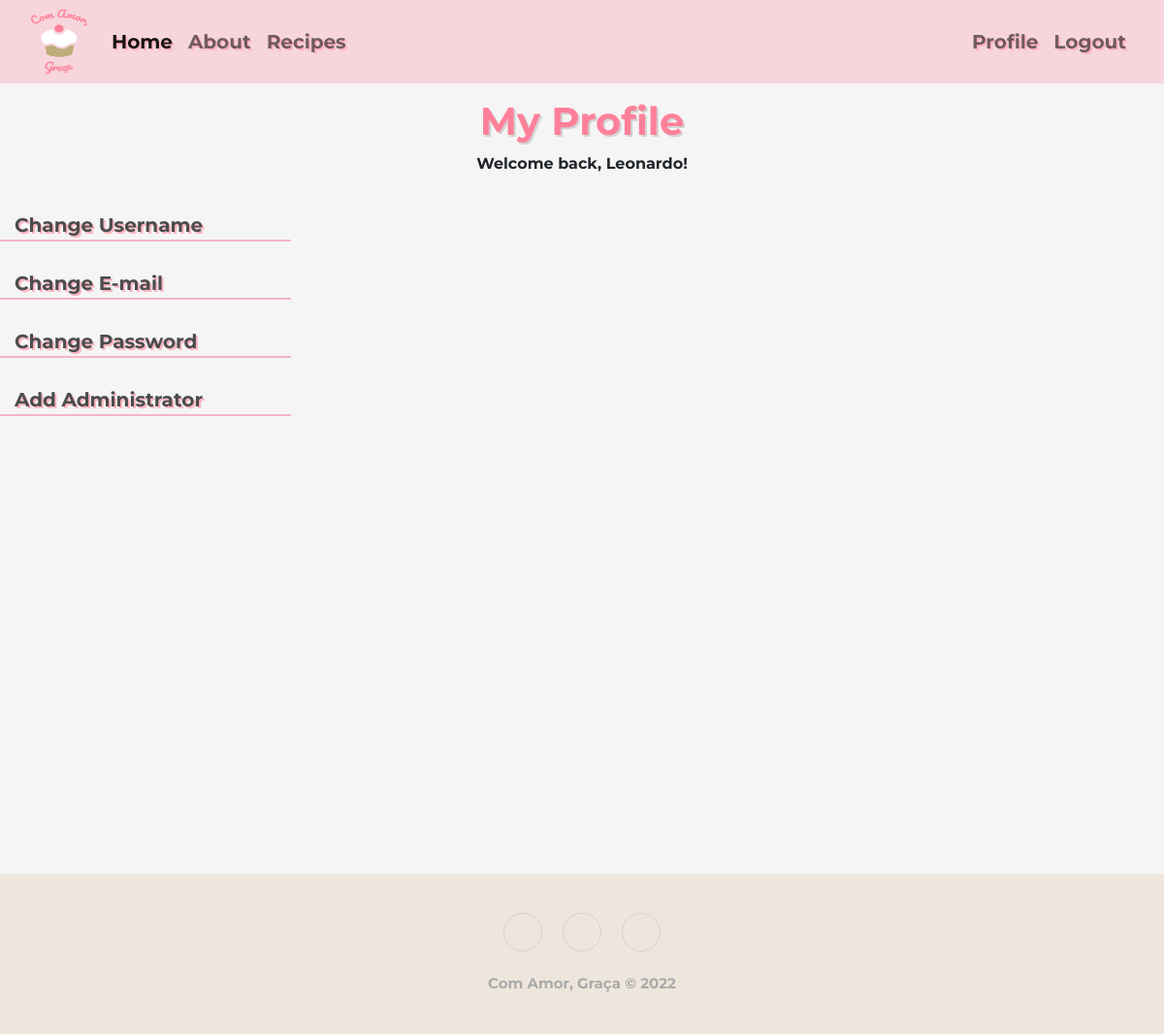
/profile (signed in), run on an earlier commit of the app's database.
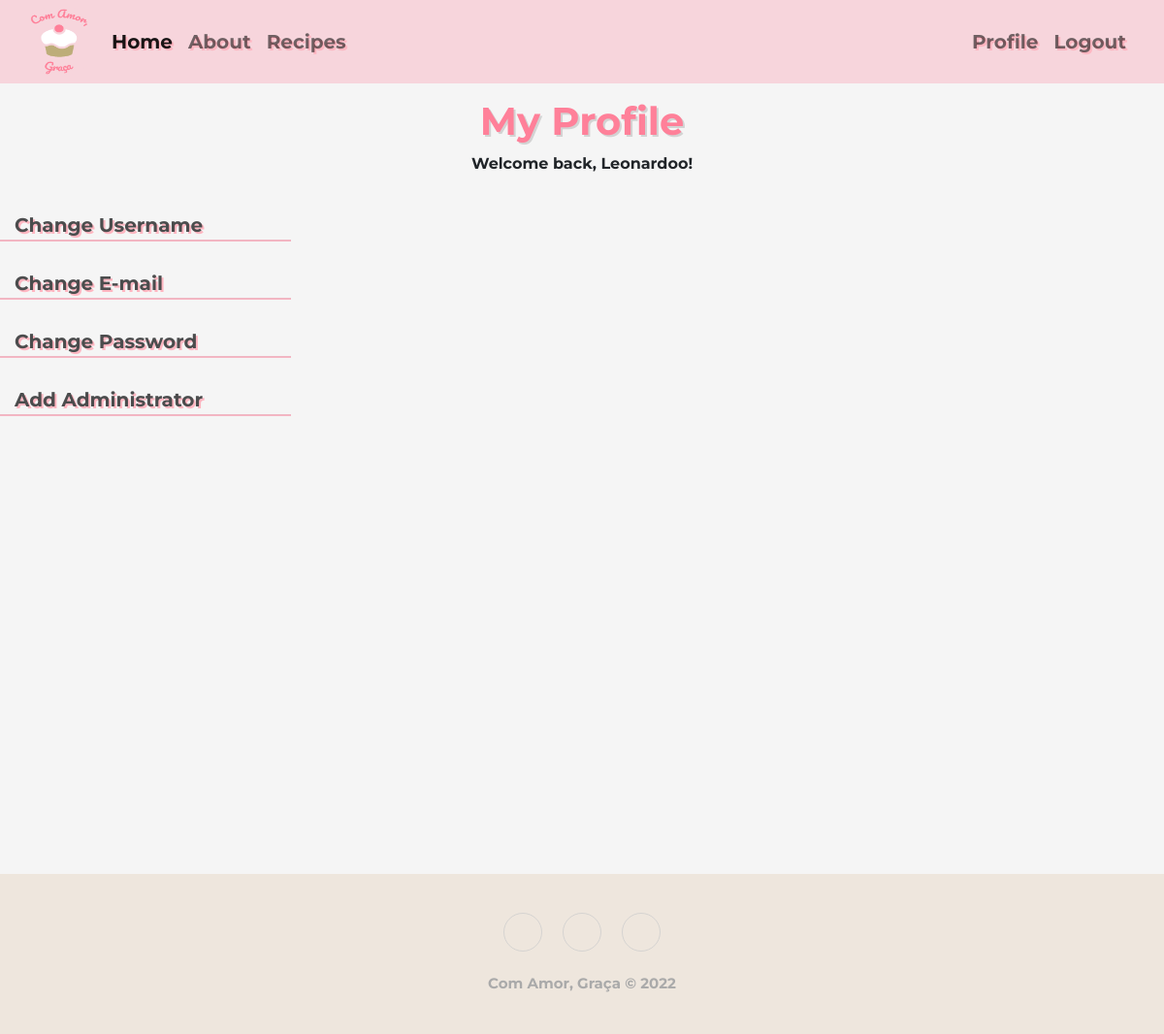
And on a later commit of the database.
### flask_program/models_database.py (models this page shows)
class User(db.Model, UserMixin): #user information
    id = db.Column(db.Integer, primary_key=True)
    adm_bool = db.Column(db.Integer) #For security reasons an Admin can only be added manually at the db. One ADM can add another ADM via website, otherwise it's not possible to create a adm account via register. ADM = 0 means it's not an adm, ADM = 1 means it's adm
    email = db.Column(db.Text, unique=True, nullable=False)
    password = db.Column(db.Text, nullable=False)
    name = db.Column(db.Text, nullable=False)
    posts = db.relationship('Post')

### flask_program/auth.py (the view)
@auth.route('/profile', methods=['GET', 'POST'])
@login_required
def profile():
    id = current_user.id
    user_info = User.query.filter(User.id == id).first()
    post_info = Post.query.filter(Post.user_id == id).all()
    post_thumb = []
    for i in post_info:
        hold = str_to_list(i.filename)
        post_thumb.append(hold[0])
    return render_template('profile.html', user=current_user, user_name=user_info.name, user_email=user_info.email ,my_recipes=post_thumb)

### flask_program/templates/profile.html (shortened to what this page needs)
{% extends "index.html" %}
{% block link %}
<link rel="stylesheet" href="static/profile.css"> {% endblock %}
{% block main %}
<h1>
    <a href="/profile" class="profileTitle">
        My Profile
    </a>
</h1>
<p>Welcome back, {{ user_name }}!</p>
<div class="flexProfile">
	<div class="settingsNav">
		<ul class="nav flex-column">
			<li class="nav-item">
				<button class="nav-link navbar-brand" type="button" id="nameChange">Change Username</button>
			</li>
			<hr class="hrSet">
			<li class="nav-item">
				<button class="nav-link navbar-brand" type="button" id="emailChange">Change E-mail</button>
			</li>
			<hr class="hrSet">
			<li class="nav-item">
				<button class="nav-link navbar-brand" type="button" id="pwChange">Change Password</button>
			</li>
			<hr class="hrSet">
			<li class="nav-item">
				<button class="nav-link navbar-brand" type="button" id="addAdmin">Add Administrator</button>
			</li>
			<hr class="hrSet">
		</ul>
	</div>
	<div class="myProfile" id="myProfile">
	</div>
</div>
{% endblock %}

### flask_program/templates/index.html (shortened to what this page needs)
<!DOCTYPE html>
<html lang="pt-PT">
    <head>
        <link href="https://cdn.jsdelivr.net/npm/bootstrap@5.2.3/dist/css/bootstrap.min.css" rel="stylesheet">
        <link rel="stylesheet" href="https://cdnjs.cloudflare.com/ajax/libs/twitter-bootstrap/4.1.3/css/bootstrap.min.css">
        <link rel="stylesheet" href="https://cdnjs.cloudflare.com/ajax/libs/ionicons/2.0.1/css/ionicons.min.css">
        <link rel="stylesheet" href="{{ url_for('static', filename='style.css') }}">
        {% block link %}{% endblock %}
    </head>
    <body>
        <header>
            <div class="navigation">
                <nav class="navbar navbar-expand-lg pink-nav">
                    <div class="container-fluid">
                      <a class="navbar-brand" href="{{ url_for('views.index') }}">
                        <img src="{{ url_for('static', filename='logo2.png') }}" alt="Brand Logo" width="60" height="70">
                      </a>
                      <div class="collapse navbar-collapse" id="navbarSupportedContent">
                        <ul class="navbar-nav me-auto mb-2 mb-lg-0">
                          <li class="nav-item">
                            <a class="nav-link active" href="{{ url_for('views.index') }}">Home</a>
                          </li>
                          <li class="nav-item">
                            <a class="nav-link" href="{{ url_for('views.about') }}">About</a>
                          </li>
                          <li class="nav-item">
                            <a class="nav-link" href="{{ url_for('views.recipes') }}">Recipes</a>
                          </li>
                          {% if user.is_authenticated %}
                          <li class="nav-item ms-auto">
                            <a class="nav-link" href="{{ url_for('auth.profile') }}">Profile</a>
                          </li>
                          <li class="nav-item">
                            <a class="nav-link" href="{{ url_for('auth.logout') }}">Logout</a>
                          </li>
                          {% else %}
                          <li class="nav-item ms-auto">
                            <a class="nav-link" href="{{ url_for('auth.login') }}">Login</a>
                          </li>
                          {% endif %}
                        </ul>
                      </div>
                    </div>
                  </nav>
            </div>
        </header>
        <main>
          {% block main %}{% endblock %}
        </main>
        <div class="footer-basic">
            <footer>
                <div class="social">
                    <a href="https://instagram.com/withlovegratia"></a>
                    <a href="#"></a>
                    <a href="#"></a></div>
                <p class="copyright">Com Amor, Graça © 2022</p>
            </footer>
        </div>
      </body>
</html>

### flask_program/static/style.css (style rules this page uses)
.hrSet { margin: 0px 0px 8px 0px !important; background-color: #f90032; height: 1px; }
.pink-nav { background-color: #F7D5DC !important; font-size: 20px; }
.nav-item { text-shadow: 2px 2px lightpink; color: #4b4c4d; }
.navbar-brand { padding: 0; }
.navbar-nav { width: 100%; }
body { background-color: #f5f5f5; font-family: 'Montserrat', sans-serif; font-weight: bold; max-width: 1604px; margin-inline: auto; }
main { min-height: 100vh; background-color: #f5f5f5; font-weight: bold; }
main h1 { color: #FF8099; font-weight: bold; margin-top: 15px; text-align: center; text-shadow: 2px 2px lightgray; }
.footer-basic { padding:40px 0; background-color: #eee6dd; color:#4b4c4d; }
.footer-basic .social { text-align:center; padding: 0; }
.footer-basic .social > a { font-size:24px; width:40px; height:40px; line-height:40px; display:inline-block; text-align:center; border-radius:50%; border:1px solid #ccc; margin:0 8px; color:inherit; opacity:0.75; }
.footer-basic .copyright { margin-top:15px; text-align:center; font-size: 15px; color:#aaa; margin-bottom:0; }

### flask_program/static/profile.css (style rules this page uses)
.profileTitle { color: #FF8099; text-shadow: 2px 2px lightgray; border: none; background: none; margin-top: 15px; text-align: center !important; }
p { text-align: center; }
.flexProfile { display: flex; justify-content: space-between; }
.settingsNav { width: 25%; }
.settingsNav button { background: none; border: none; color: #4b4c4d; font-size: 20px; text-shadow: 2px 2px lightpink; }
.flex-column li { margin-top: 20px; margin-inline: 15px; }
.myProfile { width: 70%; }

What changed in the data, as far as the page shows it:
changed User: name "Leonardo" → "Leonardoo"
